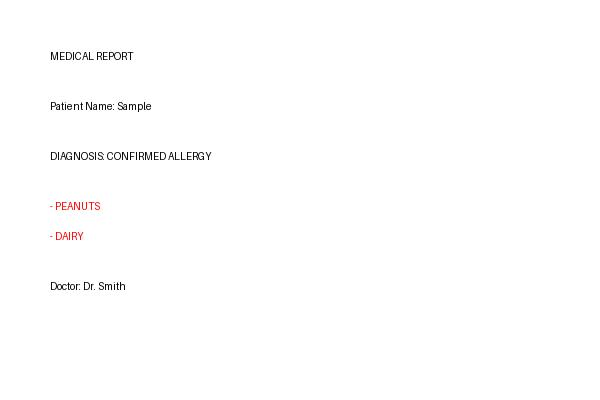

Source code (Python):

import os
import sys
from PIL import Image, ImageDraw, ImageFont

# Add the root directory to python path
sys.path.append(os.path.dirname(os.path.abspath(__file__)))

from backend.ai_engine.gemini_vision import GeminiVisionAnalyzer

def test_prescription_with_text():
    analyzer = GeminiVisionAnalyzer()
    
    # Create image with text
    dummy_image = "test_prescription_text.jpg"
    img = Image.new('RGB', (600, 400), color = 'white')
    d = ImageDraw.Draw(img)
    
    # Draw text (use default font)
    d.text((50, 50), "MEDICAL REPORT", fill="black")
    d.text((50, 100), "Patient Name: Sample", fill="black")
    d.text((50, 150), "DIAGNOSIS: CONFIRMED ALLERGY", fill="black")
    d.text((50, 200), "- PEANUTS", fill="red")
    d.text((50, 230), "- DAIRY", fill="red")
    d.text((50, 280), "Doctor: Dr. Smith", fill="black")
    
    img.save(dummy_image)
    print(f"Created image {dummy_image} with text content.")

    try:
        print("Analyzing prescription image with text...")
        result = analyzer.analyze_prescription(dummy_image)
        print("Result:", result)
    except Exception as e:
        print("Error during analysis:", e)
    finally:
         if os.path.exists(dummy_image) and False: # Keep for easy inspection if needed, or remove
             os.remove(dummy_image)

if __name__ == "__main__":
    test_prescription_with_text()
